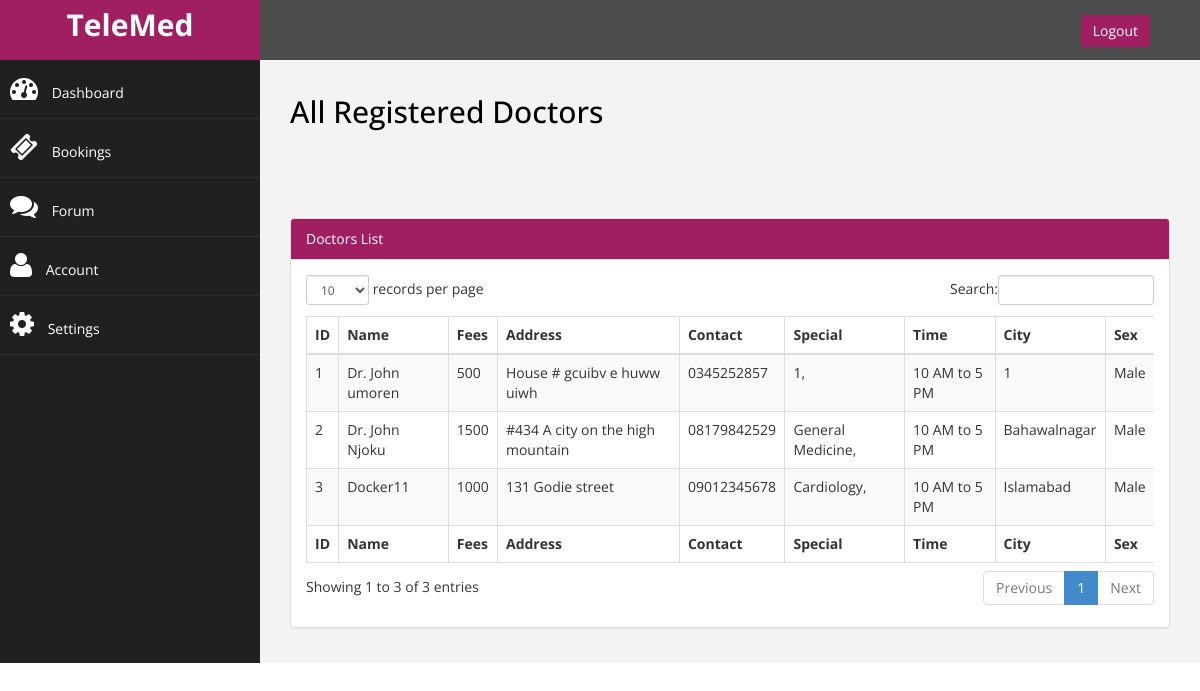
Page /admin/admin_list_doctors.php (signed in) on the committed database.
### tables this page shows
CREATE TABLE `doctors` (
  `id` int NOT NULL,
  `email` varchar(30) NOT NULL,
  `pass` varchar(30) NOT NULL,
  `name` varchar(30) NOT NULL,
  `address` varchar(70) NOT NULL,
  `contact` varchar(20) NOT NULL,
  `fees` varchar(20) NOT NULL,
  `time` varchar(30) NOT NULL,
  `special` varchar(30) NOT NULL,
  `description` varchar(300) NOT NULL,
  `city` varchar(30) NOT NULL,
  `sex` varchar(10) NOT NULL,
  `doctor_type` varchar(10) NOT NULL DEFAULT 'user'
);

### admin/admin_list_doctors.php (the view, shortened to what this page needs)
<?php
include("header.php");
include_once '../database.php';
$query = "SELECT * FROM doctors";
$result = mysqli_query($conn,$query);
?>
                <div class="row">
                    <div class="col-md-12">
                     <h2 style="color:black">All Registered Doctors</h2>
						<br>
						<br><br><br>
                    </div>
                </div>
            <div class="row">
                <div class="col-md-12">
                    <div class="panel panel-default">
                        <div class="panel-heading"  style="background-color:#a01f62;color:white;">
                             Doctors List
                        </div>
                        <div class="panel-body">
                            <div class="table-responsive">
                            <table class="table table-striped table-bordered table-hover" id="dataTables-example">
                                    <thead>
                                        <tr>
                                            <th>ID</th>
                                            <th>Name</th>
                                            <th>Fees</th>
                                            <th>Address</th>
                                            <th>Contact</th>
											<th>Special</th>
											<th>Time</th>
											<th>City</th>
											<th>Sex</th>
                                        </tr>
                                    </thead>
									<tfoot>
                                        <tr>
                                            <th>ID</th>
                                            <th>Name</th>
                                            <th>Fees</th>
                                            <th>Address</th>
                                            <th>Contact</th>
											<th>Special</th>
											<th>Time</th>
											<th>City</th>
											<th>Sex</th>
                                        </tr>
                                    </tfoot>
                                    <tbody>
									<?php
					while($row = mysqli_fetch_array($result)){
							echo "<tr><td >" . $row['id'] . "</td><td >" . $row['name'] . "</td>
							<td>" . $row['fees'] . "</td><td>" . $row['address'] . "</td><td >" . $row['contact'] . "</td>
							<td >" . $row['special'] . "</td><td >" . $row['time'] . "</td><td >" . $row['city'] . "</td><td >" . $row['sex'] . "</td>
							</tr>";
						}
				?>
                                    </tbody>
                                </table>
                            </div>
                        </div>
                    </div>
                </div>
            </div>
    </div>
            <?php
include("footer.php");
?>

### admin/assets/css/custom.css (style rules this page uses)
body { font-family: 'Open Sans', sans-serif; }
h2 { color: #f00; }

### rows in the picture
doctors: id "1", name "Dr. John umoren", fees "500", address "House # gcuibv e huww uiwh", contact "0345252857", special "1,", time "10 AM to 5 PM", city "1", sex "Male"
doctors: id "2", name "Dr. John Njoku", fees "1500", address "#434 A city on the high mountain", contact "08179842529", special "General Medicine,", time "10 AM to 5 PM", city "Bahawalnagar", sex "Male"
doctors: id "3", name "Docker11", fees "1000", address "131 Godie street", contact "09012345678", special "Cardiology,", time "10 AM to 5 PM", city "Islamabad", sex "Male"
